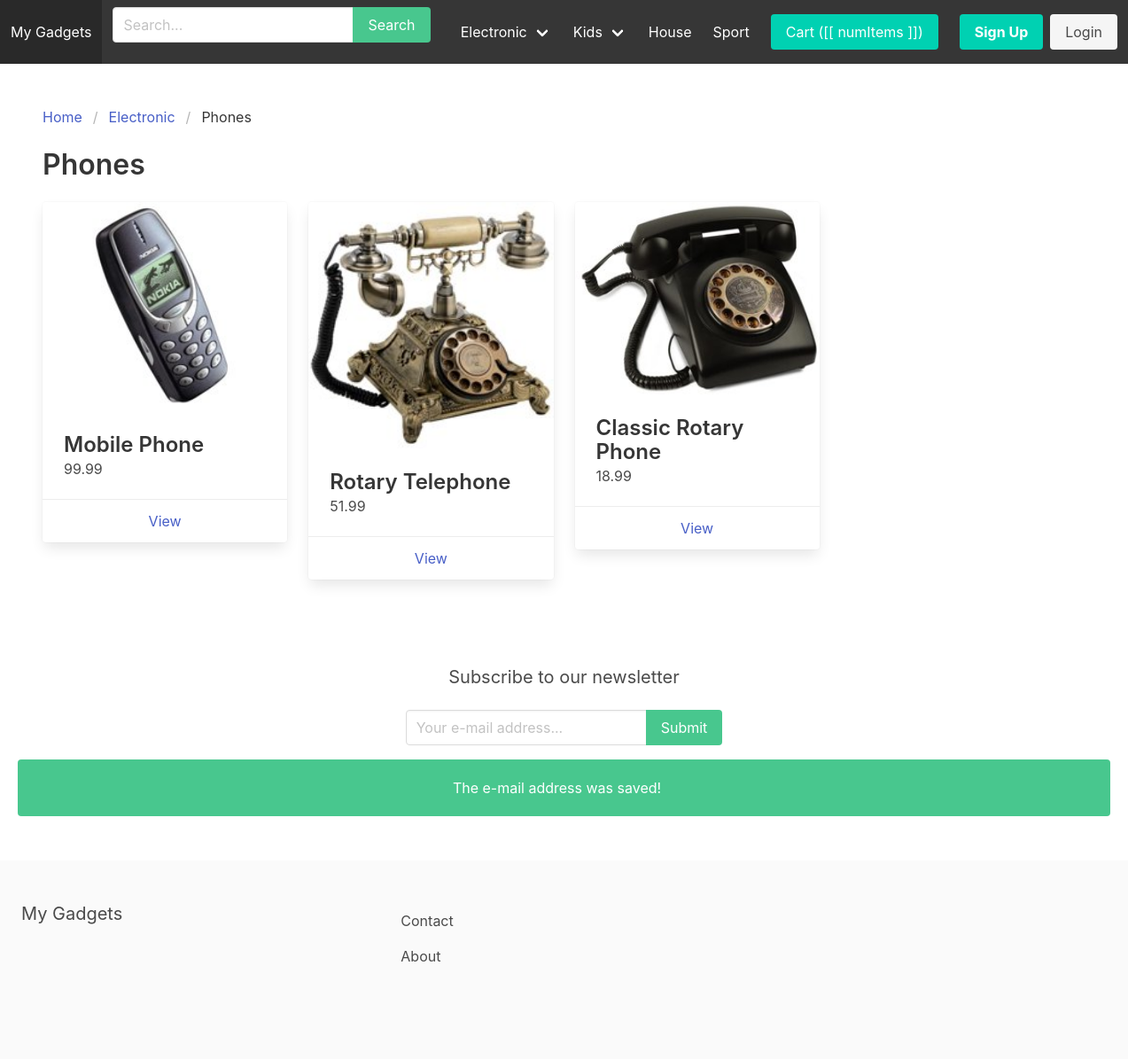
Page /phones/ on the committed database.
### apps/store/models.py (models this page shows, shortened)
class Category(models.Model):
    parent = models.ForeignKey('self', related_name='children', on_delete=models.CASCADE, blank=True, null=True)
    title = models.CharField(max_length=255)
    slug = models.SlugField(max_length=255)
    ordering = models.IntegerField(default=0)
    is_featured = models.BooleanField(default=False)
    class Meta:
        verbose_name_plural = 'Categories'
        ordering = ('ordering',)

class Product(models.Model):
    category = models.ForeignKey(Category, related_name='products', on_delete=models.CASCADE)
    parent = models.ForeignKey('self', related_name='variants', on_delete=models.CASCADE, blank=True, null=True)
    title = models.CharField(max_length=255)
    slug = models.SlugField(max_length=255)
    description = models.TextField(blank=True, null=True)
    price = models.FloatField()
    is_featured = models.BooleanField(default=False)
    num_available = models.IntegerField(default=1)
    num_visits = models.IntegerField(default=0)
    last_visit = models.DateTimeField(blank=True, null=True)
    image = models.ImageField(upload_to='uploads/', blank=True, null=True)
    thumbnail = models.ImageField(upload_to='uploads/', blank=True, null=True)
    date_added = models.DateTimeField(auto_now_add=True)
    class Meta:
        ordering = ('-date_added',)
    """"def save(self, *args, **kwargs):
        self.thumbnail = self.make_thumbnail(self.image)

        super().save(*args, **kwargs)"""
    def get_thumbnail(self):
        if self.thumbnail:
            return self.thumbnail.url

### apps/store/views.py (the view)
# urls.py: path('<slug:slug>/', category_detail, name='category_detail'),
def category_detail(request, slug):
    category = get_object_or_404(Category, slug=slug)
    products = category.products.filter(parent=None)
    context = {
        'category': category,
        'products': products
    }
    return render(request, 'category_detail.html', context)

### apps/cart/cart.py (called while the page is built)
    def get_total_length(self):
        return sum(int(item.get('quantity', 0)) for item in self.cart.values())

    def get_total_cost(self):
        return sum(float(item.get('price', 0)) * int(item.get('quantity', 0)) for item in self.cart.values())

### apps/cart/context_processors.py (called while the page is built)
def cart(request):
    return {'cart': Cart(request)}

### apps/store/context_processors.py (called while the page is built)
def menu_categories(request):
    categories = Category.objects.filter(parent=None)
    return {'menu_categories': categories}

### apps/store/templates/category_detail.html (shortened to what this page needs)
{% extends 'base.html' %}
{% block content %}
    <nav class="breadcrumb" aria-lable="breadcrumb">
        <ul>
            <li><a href="{% url 'frontpage' %}">Home</a></li>
            {% if category.parent %}
                <li><a href="{% url 'category_detail' category.parent.slug %}">{{ category.parent.title }}</a></li>
            {% endif %}
            <li class="is-active"><a href="{% url 'category_detail' category.slug %}">{{ category.title }}</a></li>
        </ul>
    </nav>
    <h1 class="title">{{ category.title }}</h1>
    {% if category.children.all %}
        <div class="columns is-multiline">
            {% for subcategory in category.children.all %}
                <div class="column is-3">
                    <h2 class="subtitle">{{ subcategory.title }}</h2>
                    <a href="{% url 'category_detail' subcategory.slug %}">View products</a>
                </div>
            {% endfor %}
        </div>
    {% else %}
        {% with products as list_products %}
            {% include 'parts/product_list.html' %}
        {% endwith %}
    {% endif %}
{% endblock %}

### apps/core/templates/base.html (shortened to what this page needs)
{% load static %}
<html>
    <head>
        <link rel="stylesheet" href="https://cdn.jsdelivr.net/npm/bulma@0.9.0/css/bulma.min.css">
        <link rel="stylesheet" href="{% static 'main.css' %}">
    </head>
    <body>
        <nav class="navbar is-dark" id="navbarapp">
            <div class="navbar-brand">
                <a class="navbar-item" href="{% url 'frontpage' %}">My Gadgets</a>
            </div>
            <div id="main-navbar" class="navbar-menu" :class="{ 'is-active': menuClass }">
                <div class="navbar-start">
                    <div class="navbar-item">
                        <form method="get" action="{% url 'search' %}">
                            <div class="field has-addons">
                                <div class="control">
                                    <input type="text" class="input" placeholder="Search..." name="query">
                                </div>
                                <div class="control">
                                    <button class="button is-success">Search</button>
                                </div>
                            </div>
                        </form>
                    </div>
                </div>
                <div class="navbar-end">
                    {% for category in menu_categories %}
                        {% if not category.children.all %}
                            <a href="{% url 'category_detail' category.slug %}" class="navbar-item">{{ category.title }}</a>
                        {% else %}
                            <div class="navbar-item has-dropdown is-hoverable">
                                <a href="{% url 'category_detail' category.slug %}" class="navbar-link">{{ category.title }}</a>
                            </div>
                        {% endif %}
                    {% endfor %}
                    <div class="navbar-item">
                        <a href="{% url 'cart' %}" class="button is-primary">Cart ([[ numItems ]])</a>
                    </div>
                    {% if request.user.is_authenticated %}
                        <div class="navbar-item">
                            <form method="post" action="{% url 'myaccount' %}">
                                {% csrf_token %}
                                <button type="submit" class="button is-light">My account</button>
                            </form>
                        </div>
                    {% else %}
                        <div class="navbar-item">
                            <div class="buttons">
                                <a href="{% url 'signup' %}" class="button is-primary"><strong>Sign Up</strong></a><hr>
                                <a href="{% url 'login' %}" class="button is-light">Login</a>
                            </div>
                        </div>
                    {% endif %}
                </div>
            </div>
        </nav>
        <section class="section">
            {% block content %}
            {% endblock %}
        </section>
        {% include 'parts/newsletter.html' %}
        <footer class="footer">
            <div class="columns">
                <div class="column is-4">
                    <h2 class="subtitle">My Gadgets</h2>
                </div>
                <div class="column is-8">
                    <a href="{% url 'contact' %}" class="navbar-item">Contact</a>
                    <a href="{% url 'about' %}" class="navbar-item">About</a>
                </div>
            </div>
        </footer>
    </body>
</html>

### apps/store/templates/parts/product_list.html
<div class="columns is-multiline">
    {% for p in list_products %}
        <div class="column is-3">
            <div class="card">
                <div class="card-image">
                    <figure class="image">
                        <img src="{{ p.get_thumbnail }}">
                    </figure>
                </div>
                <div class="card-content">
                    <div class="media">
                        <div class="media-content">
                            <p class="title is-4">{{ p.title }}</p>
                            <p class="subtitle is-6">{{ p.price }}</p>
                        </div>
                    </div>
                </div>
                <footer class="card-footer">
                    <a href="{% url 'product_detail' p.category.slug p.slug %}" class="card-footer-item">View</a>
                </footer>
            </div>
        </div>
    {% endfor %}
</div>

### apps/core/templates/parts/newsletter.html (shortened to what this page needs)
<div class="newsletter-wrapper" id="newsletter-wrapper">
    <h2 class="subtitle">Subscribe to our newsletter</h2>
    <form v-on:submit.prevent="onSubmit">
        <div class="field has-addons">
            <div class="control">
                <input type="email" v-model="email" name="email" class="input" placeholder="Your e-mail address...">
            </div>
            <div class="control">
                <button class="button is-success">Submit</button>
            </div>
        </div>
    </form>
    <div class="notification is-success" v-if="showSuccess">
        The e-mail address was saved!
    </div>
</div>

### static/main.css (style rules this page uses)
.newsletter-wrapper { padding: 50px 20px; text-align: center; }
.newsletter-wrapper .field.has-addons { justify-content: center; }

### rows in the picture
Category: title "Electronic"
Category: title "Kids"
Category: title "House"
Category: title "Sport"
Category: parent "Electronic", title "Phones"
Product: get_thumbnail (picture), title "Mobile Phone", price "99.99"
Product: get_thumbnail (picture), title "Rotary Telephone", price "51.99"
Product: get_thumbnail (picture), title "Classic Rotary Phone", price "18.99"
